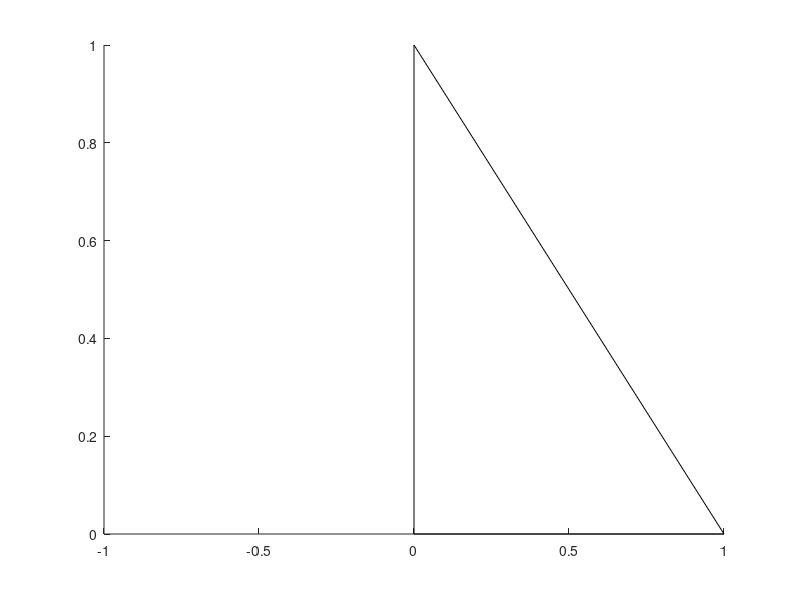

The MATLAB script that drew this image: (Note: this script raises an error after producing the figure.)
%test meshSubdivision
v = [0 0 0;1 0 0;0 1 0];
f = [1 2 3];

patch('vertices',v,'faces',f,'facecolor','none')
 
for n = 1:4
    [v,f] = meshSubdivision(v,f);
end

figure
patch('vertices',v,'faces',f,'facecolor','none')
